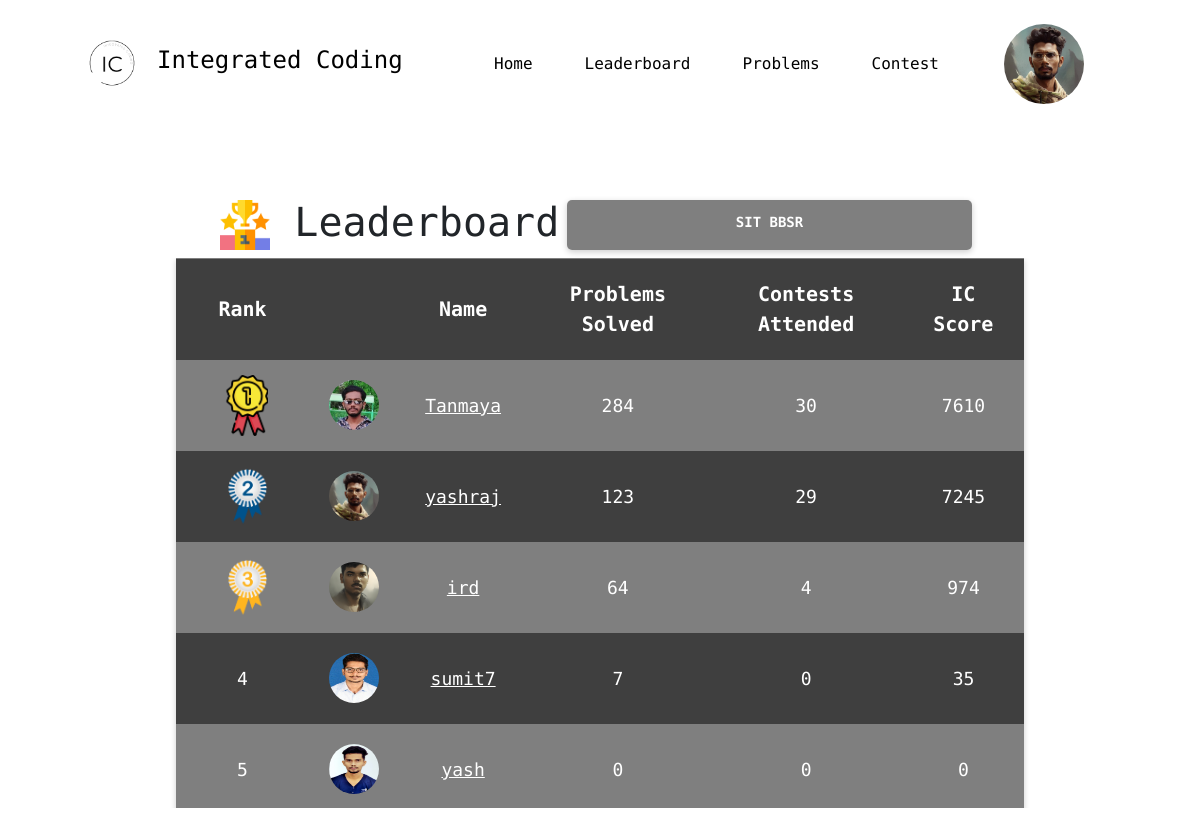
Page /leaderboard/ (signed in) on the committed database.
### users/models.py (models this page shows, shortened)
class Profile(models.Model):
    year = {
        ('2023','2023'),
        ('2024','2024'),
        ('2025','2025'),
        ('2026','2026')
    }
    sex={
        ('male','Male'),
        ('female','Female'),
        ('others','Others')
    }
    programme = {
        ('B.TECH','Bachelor of Technology'),
        ('M.TECH','Master of Technology'),
        ('MCA','Master of Computer Applications'),
        ('MSc','Master of Science, Data Science'),
        ('OTH','others')
    }
    college = {
        ('NIT RRK','National Institute of Technology, Rourkela'),
        ('IIT BBSR', 'Indian Institute of Technology, Bhrbaneswar'),
        ('KIIT BBSR','Kalinga Institute of Industrial Technology, Bhubaneswar'),
        ('ITER BBSR', 'Institute of Technical Education and Research, Bhubaneswar'),
        ('CUTM BBSR','Centurion University of Technology and Management, Bhubaneswar'),
        ('CVRGU BBSR', 'C. V. Raman Global University, Bhubaneswar'),
        ('NIST BAM', 'National Institute of Science and Technology, Berhampur'),
        ('VSSUT SBP', 'Veer Surendra Sai University of Technology, Burla'),
        ('SOA BBSR', "Siksha 'O' Anusandhan University, Bhubaneswar"),
        ('BPUT BBSR','Biju Patnaik University of Technology, Rourkela'),
        ('SIT BBSR','Silicon Institute of Technology, Bhubaneswar'),
        ('CUTM PLH','Centurion University of Technology and Management, Paralkhemundi'),
        ('GIET GNPR','GIET University, Gunupur'),
        ('IIIT BBSR','International Institute of Information Technology, Bhubaneswar'),
        ('SSU CTC','Sri Sri University, Cuttack'),
        ('IGIT DNKL','Indira Gandhi Institute of Technology, Dhenkanal'),
        ('SIT SBP','Silicon Institute of Technology, Sambalpur'),
        ('XIM BBSR','XIM University, Bhubaneswar'),
        ('BEC BBSR','Bhubaneswar Engineering College, Bhubaneswar'),
        ('COEB BBSR','College of Engineering Bhubaneswar, Bhubaneswar'),
        ('CET','College of Engineering and Technology, Bhubaneswar'),
        ('GIFT','Gandhi Institute for Technology, Bhubaneswar'),
        ('OTH','others')
    }
    user=models.OneToOneField(User,on_delete=models.CASCADE)
    image=models.ImageField(default='default.jpg',upload_to='profile_pics')
    institute=models.CharField(max_length=50, choices=college, blank=True)
    yop=models.CharField(max_length=4 , choices=year, default='2023')
    course=models.CharField(max_length=10, choices=programme, blank=True)
    skills = models.ManyToManyField(Skill)
    fullname=models.CharField(max_length=25, blank=True)
    gender=models.CharField(max_length=15, choices=sex, blank=True)
    city=models.CharField(default='Bhubaneswar', max_length=20)
    state=models.CharField(default='Odisha', max_length=20)
    about=models.TextField(default='Hello there, I am using Integrated Coding')

### coding_profile/models.py (models this page shows, shortened)
class LeaderBoard(models.Model):
    user=models.OneToOneField(User,on_delete=models.CASCADE)
    total_problem_solved=models.PositiveBigIntegerField(default=0)
    total_contest_attempted=models.PositiveBigIntegerField(default=0)
    ic_score=models.PositiveBigIntegerField(default=0)
    class Meta:
        ordering = ('-ic_score',)

### coding_profile/views.py (the view)
# urls.py: path('leaderboard/',views.leaderboard,name='leaderboard-page')
@login_required
def leaderboard(request):
    update_leaderboard()
    if request.POST:
        institute=request.POST.get('institute-name')
        print(institute)
    else:
        institute='Global'
    leaderboard = LeaderBoard.objects.all()
    return render(request, 'coding_profile/leaderboard.html',{'leaderboard':leaderboard, 'institute':institute})

### templates/coding_profile/leaderboard.html (shortened to what this page needs)
{% extends "base.html" %}
{% load static %}
{% block html_head %}
<link rel="stylesheet" href="{% static 'css/leaderboard.css' %}">
{% endblock %}
{% block content %}
<div class="container h-80">
	<div class="row d-flex justify-content-center align-items-center">
		<div class="white-wrapper">
			<div class="heading">
				<div>
					<h1><img style="width: 50px; height:50px;" src="{% static 'images/leaderboard.png' %}"> Leaderboard </h1>
				</div>
				{% if institute == 'Global' %}
				<div class="institute-name" id="institute-name">
					<span>{{user.profile.institute}}</span>
				</div>
				{%else%}
				<div class="institute-name" id="institute-name">
					<span>Global</span>
				</div>
				{% endif %}
			</div>
			<div style="height: 550px; overflow: auto;">
			<table id="ranking-table" >
				<thead>
					<tr>
						<th>Rank{% if institute == user.profile.institute %}(Global Rank){% endif %}</th>
						<th></th>
						<th>Name</th>
						<th>Problems Solved</th>
						<th>Contests Attended</th>
						<th>IC Score</th>
					</tr>
				</thead>
				<tbody>
					{% for i in leaderboard %}
					{% if i.user.profile.institute == institute or institute == 'Global' %}
					<tr>
						<td><span class="rank"></span>{% if institute == user.profile.institute %}({{ forloop.counter }}){% endif %}</td>
						<td><img class="photo" src="{{ i.user.profile.image.url }}"></td>
						<td><a href="{% url 'view-profile' username=i.user.username %}">{{i.user.username}}</a></td>
						<td>{{i.total_problem_solved}}</td>
						<td>{{i.total_contest_attempted}}</td>
						<td>{{i.ic_score}}</td>
					</tr>
					{%endif%}
					{%endfor%}
				</tbody>
			</table>
		</div>
		</div>
	</div>
</div>
{% endblock %}

### templates/base.html (shortened to what this page needs)
<!DOCTYPE html>
<html lang="en">
<head>
    {% load static %}
    <link href="https://cdn.jsdelivr.net/npm/bootstrap@5.2.0/dist/css/bootstrap.min.css" rel="stylesheet">
    <link href="https://cdnjs.cloudflare.com/ajax/libs/font-awesome/6.3.0/css/all.min.css" rel="stylesheet" type="text/css">
    <link rel="stylesheet" href="https://cdn.jsdelivr.net/npm/@fortawesome/fontawesome-free@6.2.1/css/fontawesome.min.css">
    <link href="https://maxcdn.bootstrapcdn.com/font-awesome/4.2.0/css/font-awesome.min.css" rel="stylesheet">
    <link rel="stylesheet" href="{% static 'css/base.css' %}">
    {% block html_head %}{% endblock %}
</head>
<body>
  <nav id="navbar">
        <a href="{% url 'home-page' %}"><img src="{% static 'images/Logo.png' %}"></a>
        <h1 class="logo-heading">Integrated Coding</h1>
        <div class="nav-links" id="navLinks">
            <ul id="menu">
              {% if user.is_authenticated %}
                <li><a href="{%  url 'home-page' %}">Home</a></li>
                <li><a href="{%  url 'leaderboard-page' %}">Leaderboard</a></li>
                <li><a href="{% url 'courses-page' %}">Problems</a></li>
                <li><a href="{% url 'contest-page' %}">Contest</a></li>
                <div class="profile-picture-container">
                  <img src="{{user.profile.image.url}}" alt="Profile Picture" class="profile-picture">
                </div>
              {% else %}
                <li><a href="{% url 'login' %}">Login</a></li>
                <li><a href="{% url 'register-page' %}">Sign Up</a></li>
              {% endif %}
            </ul>
        </div>
    </nav>
  {% block content %}
  {% endblock %}
</body>
</html>

### static/css/base.css (style rules this page uses)
* { margin: 0; padding: 0; font-family: "Source Code Pro", monospace; }
html, body { height: 100%; }
body { background-image: url(../images/home_bg.jpg); background-repeat: no-repeat; background-size: cover; background-attachment: fixed; background-position: 50% 0; }
.logo-heading { padding: 5px; font-size: 1.5rem; }
nav { display: flex; padding: 2% 6%; justify-content: space-between; align-items: center; background-color: transparent; color: #000000; }
nav img { border-radius: 100%; width: 80px; }
.nav-links { flex: 1; text-align: right; padding-right: 20px; }
.nav-links ul { margin: 0; padding: 0; list-style: none; display: flex; justify-content: flex-end; align-items: center; }
.nav-links ul li { display: inline-block; margin-left: 10px; margin-right: 20px; position: relative; }
.nav-links ul li a { color: #000000; text-decoration: none; display: inline-block; padding: 10px; border-radius: 40%; border: 1px solid transparent; box-shadow: 0 0 0 rgba(98, 98, 98, 0.1); transition: all 0.1s cubic-bezier(0.68, -0.55, 0.265, 1.55); }
.profile-picture-container { position: relative; display: flex; align-items: center; margin-left: 1.5rem; margin-right: 1.5rem; cursor: pointer; }
.profile-picture { width: 80px; height: 80px; border-radius: 50%; object-fit: cover; margin-left: 10px; transition: all 0.2s ease-in-out; }

### static/css/leaderboard.css (style rules this page uses)
table { background-color: rgba(0, 0, 0, 0.5); color: white; border: 1px solid transparent; box-shadow: 0px 2px 6px rgba(0, 0, 0, 0.2); text-align: center; margin-left: 12%; margin-right: 12%; }
table th { background-color: rgba(0, 0, 0, 0.5); color: white; padding: 20px; font-size: 20px; font-weight: bold; text-align: center; }
table td { padding: 20px; border: 1px solid transparent; font-size: 18px; }
table td a { color: white; }
table tr:nth-child(even) { background-color: rgba(0, 0, 0, 0.5); color: white; }
.photo { width: 50px; height: 50px; border-radius: 50%; }
.heading { display: flex; justify-content: center; text-align: center; margin-top: 4rem; }
.heading h1 { margin-top: 6px; }
.institute-name { font-size: 14px; font-weight: bold; margin: 0.5rem; padding: 12px 20ch; color: white; background-color: rgba(0, 0, 0, 0.5); border-radius: 5px; box-shadow: 0px 2px 6px rgba(0, 0, 0, 0.2); cursor: pointer; }

### rows in the picture
LeaderBoard: user.profile.image (picture), user.username "Tanmaya", total_problem_solved "284", total_contest_attempted "30", ic_score "7610"
LeaderBoard: user.profile.image (picture), user.username "yashraj", total_problem_solved "123", total_contest_attempted "29", ic_score "7245"
LeaderBoard: user.profile.image (picture), user.username "ird", total_problem_solved "64", total_contest_attempted "4", ic_score "974"
LeaderBoard: user.profile.image (picture), user.username "sumit7", total_problem_solved "7", total_contest_attempted "0", ic_score "35"
LeaderBoard: user.profile.image (picture), user.username "yash", total_problem_solved "0", total_contest_attempted "0", ic_score "0"

### other values in the picture
{{ user.profile.institute }} "SIT BBSR"
